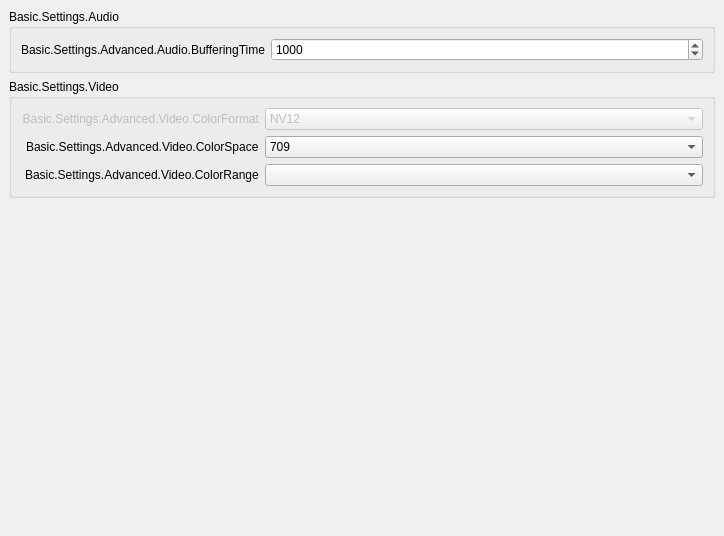
           <widget class="QWidget" name="scrollAreaWidgetContents">
            <property name="geometry">
             <rect>
              <x>0</x>
              <y>0</y>
              <width>724</width>
              <height>536</height>
             </rect>
            </property>
            <layout class="QVBoxLayout" name="verticalLayout_16">
             <property name="leftMargin">
              <number>0</number>
             </property>
             <property name="topMargin">
              <number>0</number>
             </property>
             <property name="rightMargin">
              <number>0</number>
             </property>
             <property name="bottomMargin">
              <number>9</number>
             </property>
             <item alignment="Qt::AlignTop">
              <widget class="QWidget" name="widget_11" native="true">
               <layout class="QVBoxLayout" name="verticalLayout_17">
                <item>
                 <widget class="QGroupBox" name="groupBox_6">
                  <property name="title">
                   <string>Basic.Settings.Audio</string>
                  </property>
                  <layout class="QFormLayout" name="formLayout_17">
                   <property name="fieldGrowthPolicy">
                    <enum>QFormLayout::AllNonFixedFieldsGrow</enum>
                   </property>
                   <property name="labelAlignment">
                    <set>Qt::AlignRight|Qt::AlignTrailing|Qt::AlignVCenter</set>
                   </property>
                   <item row="0" column="0">
                    <widget class="QLabel" name="label_35">
                     <property name="minimumSize">
                      <size>
                       <width>0</width>
                       <height>0</height>
                      </size>
                     </property>
                     <property name="text">
                      <string>Basic.Settings.Advanced.Audio.BufferingTime</string>
                     </property>
                     <property name="alignment">
                      <set>Qt::AlignRight|Qt::AlignTrailing|Qt::AlignVCenter</set>
                     </property>
                    </widget>
                   </item>
                   <item row="0" column="1">
                    <widget class="QSpinBox" name="audioBufferingTime">
                     <property name="minimum">
                      <number>100</number>
                     </property>
                     <property name="maximum">
                      <number>10000</number>
                     </property>
                     <property name="value">
                      <number>1000</number>
                     </property>
                    </widget>
                   </item>
                  </layout>
                 </widget>
                </item>
                <item>
                 <widget class="QGroupBox" name="advancedVideoContainer">
                  <property name="title">
                   <string>Basic.Settings.Video</string>
                  </property>
                  <layout class="QFormLayout" name="formLayout_14">
                   <property name="fieldGrowthPolicy">
                    <enum>QFormLayout::AllNonFixedFieldsGrow</enum>
                   </property>
                   <property name="labelAlignment">
                    <set>Qt::AlignRight|Qt::AlignTrailing|Qt::AlignVCenter</set>
                   </property>
                   <item row="0" column="0">
                    <widget class="QLabel" name="label_30">
                     <property name="enabled">
                      <bool>false</bool>
                     </property>
                     <property name="minimumSize">
                      <size>
                       <width>0</width>
                       <height>0</height>
                      </size>
                     </property>
                     <property name="text">
                      <string>Basic.Settings.Advanced.Video.ColorFormat</string>
                     </property>
                     <property name="alignment">
                      <set>Qt::AlignRight|Qt::AlignTrailing|Qt::AlignVCenter</set>
                     </property>
                    </widget>
                   </item>
                   <item row="0" column="1">
                    <widget class="QComboBox" name="colorFormat">
                     <property name="enabled">
                      <bool>false</bool>
                     </property>
                     <item>
                      <property name="text">
                       <string notr="true">NV12</string>
                      </property>
                     </item>
                     <item>
                      <property name="text">
                       <string notr="true">I420</string>
                      </property>
                     </item>
                     <item>
                      <property name="text">
                       <string notr="true">RGB</string>
                      </property>
                     </item>
                    </widget>
                   </item>
                   <item row="2" column="0">
                    <widget class="QLabel" name="label_34">
                     <property name="text">
                      <string>Basic.Settings.Advanced.Video.ColorRange</string>
                     </property>
                    </widget>
                   </item>
                   <item row="2" column="1">
                    <widget class="QComboBox" name="colorRange"/>
                   </item>
                   <item row="1" column="0">
                    <widget class="QLabel" name="label_33">
                     <property name="text">
                      <string>Basic.Settings.Advanced.Video.ColorSpace</string>
                     </property>
                    </widget>
                   </item>
                   <item row="1" column="1">
                    <widget class="QComboBox" name="colorSpace">
                     <item>
                      <property name="text">
                       <string notr="true">709</string>
                      </property>
                     </item>
                     <item>
                      <property name="text">
                       <string notr="true">601</string>
                      </property>
                     </item>
                    </widget>
                   </item>
                  </layout>
                 </widget>
                </item>
                <item>
                 <widget class="QLabel" name="advancedMsg">
                  <property name="styleSheet">
                   <string notr="true">color: rgb(255, 0, 4);</string>
                  </property>
                  <property name="text">
                   <string notr="true"/>
                  </property>
                 </widget>
                </item>
               </layout>
              </widget>
             </item>
            </layout>
           </widget>
